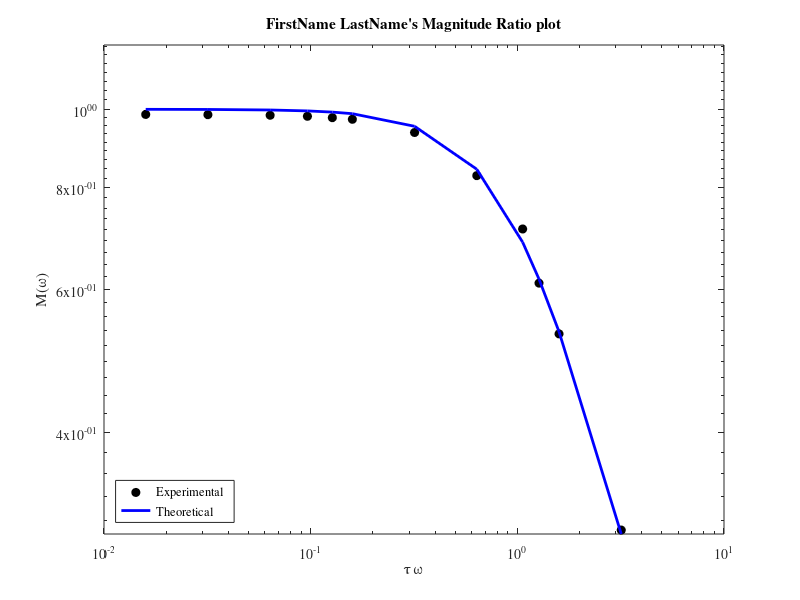

This figure's MATLAB source: (Note: this script raises an error after producing the figure.)
clear all
close all
clc

R1 = 5.0265; % Resistor Value (MOhm)
R2 = 5.0656; % Resistor Value (MOhm)
C = 0.05; % Capacitance Value (uF)
K = (R2/R1); %static sensitivity
tau = R2*C; % time constant (s)

%% A is peak-to-peak of Input
%% B is peak-to-peak of Input
%% delay: At 2.5 V find the input difference between A and B

A = [4.0	4.0	4.0	4.0	4.0	4.0	4.0	4.0	4.0	4.0	4.0	4.0]; % Input magnitude
B = [3.9725	3.96990000	3.9634	3.9518	3.9364	3.9183	3.774	3.3396	2.8704	2.4618	2.1319	1.2219]; % Output magnitude
T = [100.0	50.0	25.0	16.5	12.5	10.0	5.0	2.5	1.5	1.25	1.0	0.5]; %Period of input signal
delay = [0.75	0.501	0.376	0.33	0.313	0.303	0.268	0.237	0.21	0.186	0.167	0.106]; %time delay in s
f = 1./T; %Hz
tau_omega = tau*2*pi*f; 

%% Calculating Magnitude Ratio
M_exp = B./(K*A);
M_theo = 1./sqrt(1+(2*pi*f*tau).^2);

figure(1)
set(gcf,'unit','inches','position',[0.50 0.50 6.50 3.50],...
        'defaultaxesfontsize',10,'defaultaxesfontname','times');
loglog(tau_omega,M_exp,'ko','markerfacecolor','k');hold on
loglog(tau_omega,M_theo,'b-','markerfacecolor','b','linewidth',2)
xlabel('\tau \omega')
ylabel('M(\omega)')
ylim([0 1.2])
set(gca,'YTick',[0 0.2 0.4 0.6 0.8 1.0])
legend('Experimental','Theoretical','location','southwest')
title('FirstName LastName''s Magnitude Ratio plot')
%% Saving the files in png and pdf format
exportgraphics(better_fig,"..\Figures\My_Awesome_Magnitude_Ratio_Plot.png",Resolution=600) % for reports/presentations
exportgraphics(better_fig,"..\Figures\My_Awesome_Magnitude_Ratio_Plot.pdf",Resolution=600) % for canvas submission 

%% Calculating Phase Lag
phi = delay.*2*pi.*f*(180/pi); % radians
phaselag_exp = - phi;
phaselag_theo = -atan(2*pi*f*tau)*(180/pi);

figure(2)
set(gcf,'unit','inches','position',[0.50 0.50 6.50 3.50],...
        'defaultaxesfontsize',10,'defaultaxesfontname','times');
semilogx(tau_omega,phaselag_exp,'ko','markerfacecolor','k');hold on
semilogx(tau_omega,phaselag_theo,'b-','markerfacecolor','b','linewidth',2)
xlabel('\tau \omega')
ylabel('Phase shift, \phi(\omega)[^{o}]')
ylim([-90 0])
title('FirstName LastName''s Phase Shift Ratio plot')
legend('Experimental','Theoretical','location','southwest')

% % % Saving the files in png and pdf format
exportgraphics(better_fig,"..\Figures\My_Awesome_Phase_Shift_Plot.png",Resolution=600) % for reports/presentations
exportgraphics(better_fig,"..\Figures\My_Awesome_Phase_Shift_Plot.pdf",Resolution=600) % for canvas submission 
